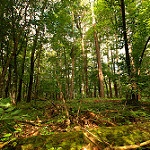
#> input picture 20485.jpg, 150 x 150 px
$ python -i features.py   (imports and definitions only)   (older library calls are emulated)
#> lines starting #> are read from the running program, lines starting #| are printed output that depends on the picture
#> further down, picture is the input picture: shape (150, 150, 3); mean B, G, R 35.3, 90.8, 92.9
import numpy as np
import cv2 as cv
from skimage.feature import local_binary_pattern, graycomatrix, graycoprops

# [116 lines left out: functions openIMG, partition, RGB, HSV, YCRCB, LBP and 1 more, not called in this run]

def MRF(image):
    """
    description:
        Extract the MRF histogram of an image, which stands for the Markov Random Field.
    args:
        image: the image to extract the histogram from.
    returns:
        the MRF histogram of the image
    """
    image = cv.cvtColor(image, cv.COLOR_BGR2GRAY)
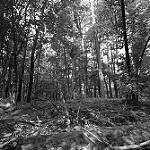
#> image: shape (150, 150); min 1, max 254, mean 85.1
    mrf = cv.cornerHarris(image, 2, 3, 0.04)
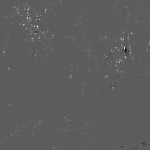
#> mrf: shape (150, 150) float32; min -0.0265, max 0.0463, mean 0.000284; drawn with min black and max white
    hist, _ = np.histogram(mrf, density=True, bins=10, range=(0, 10))
#> hist = [1, 0, 0, 0, 0, 0, 0, 0, 0, 0]
    hist = cv.normalize(hist, dst=hist.shape)
    return hist.flatten().tolist()

# [72 lines left out: functions LPQ, HU, LOG, SOBEL, extractHist, not called in this run]

# [8 lines of commented-out code are left out]

>>> import cv2
>>> picture = cv2.imread('20485.jpg')
>>> result = MRF(picture)
#> result = [1, 0, 0, 0, 0, 0, 0, 0, 0, 0]
